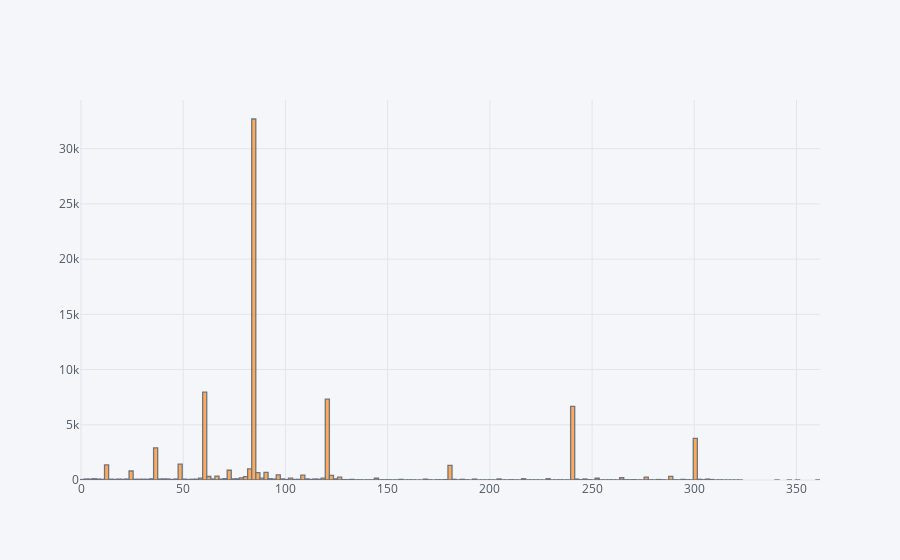

Notebook source saved alongside this figure:
### Code cell
train[train.default == 0].Term.iplot(kind = 'hist')

### Figure 1 — Plotly figure (JSON) as saved in the notebook; plotly's stock layout.template omitted (floating-point values rounded to 4 significant figures; data arrays with more than 128 entries replaced by an {"elided": "..."} marker saying what was removed)
{"data": [{"histfunc": "count", "histnorm": "", "marker": {"color": "rgba(255, 153, 51, 1.0)", "line": {"color": "#4D5663", "width": 1.3}}, "name": "Term", "opacity": 0.8, "orientation": "v", "type": "histogram", "x": {"elided": "79314 int values"}}], "layout": {"barmode": "overlay", "legend": {"bgcolor": "#F5F6F9", "font": {"color": "#4D5663"}}, "paper_bgcolor": "#F5F6F9", "plot_bgcolor": "#F5F6F9", "titlefont": {"color": "#4D5663"}, "xaxis1": {"gridcolor": "#E1E5ED", "showgrid": true, "tickfont": {"color": "#4D5663"}, "title": "", "titlefont": {"color": "#4D5663"}, "zerolinecolor": "#E1E5ED"}, "yaxis1": {"gridcolor": "#E1E5ED", "showgrid": true, "tickfont": {"color": "#4D5663"}, "title": "", "titlefont": {"color": "#4D5663"}, "zerolinecolor": "#E1E5ED"}}}
